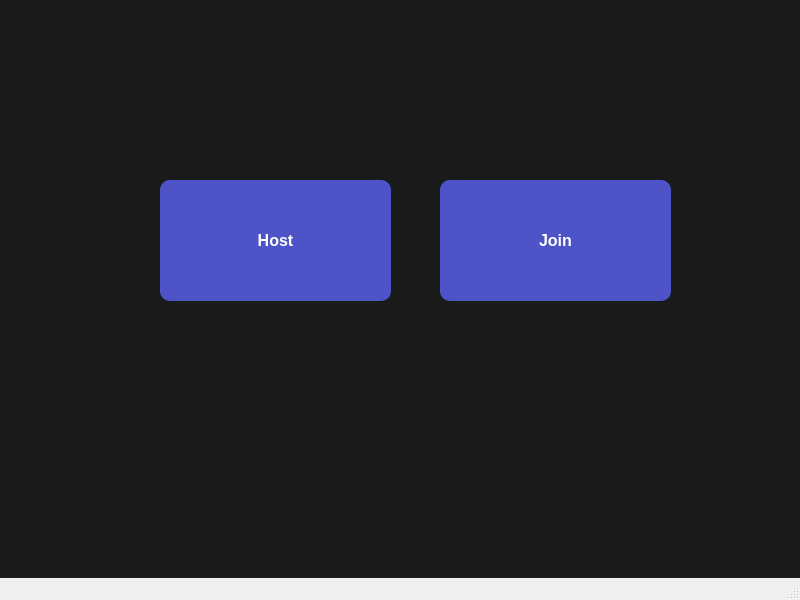
<?xml version="1.0" encoding="UTF-8"?>
<ui version="4.0">
 <class>MainWindow</class>
 <widget class="QMainWindow" name="MainWindow">
  <property name="geometry">
   <rect>
    <x>0</x>
    <y>0</y>
    <width>800</width>
    <height>600</height>
   </rect>
  </property>
  <property name="windowTitle">
   <string>MainWindow</string>
  </property>
  <widget class="QWidget" name="centralwidget">
   <property name="styleSheet">
    <string notr="true">QWidget#centralwidget {
    /*background-image: url(:/images/bg_main.jpg); */
    background-position: center;
    background-repeat: no-repeat;
    background-color: #1a1a1a;
}

QLabel {
    color: #f0f0f0;
    font-size: 11pt;
    font-family: &quot;Segoe UI&quot;, &quot;Arial&quot;;
}

QLineEdit {
    background-color: rgba(255, 255, 255, 0.85);
    color: #000;
    font-size: 10pt;
    padding: 5px;
    border: 1px solid #aaa;
    border-radius: 5px;
}

QPushButton {
    background-color: #4e54c8;
    background-image: linear-gradient(315deg, #4e54c8 0%, #8f94fb 74%);
    color: white;
    border-radius: 10px;
    font-size: 12pt;
    padding: 8px 16px;
    font-weight: bold;
    border: none;
}

QPushButton:hover {
    background-color: #6a6ff0;
}

QPushButton:pressed {
    background-color: #3e42a8;
}

QTableWidget {
    background-color: rgba(255, 255, 255, 0.9);
    alternate-background-color: #f2f2f2;
    gridline-color: #ccc;
    font-size: 9pt;
    color: #000;
    border-radius: 6px;
}
</string>
   </property>
   <widget class="QPushButton" name="PushButton_Host">
    <property name="geometry">
     <rect>
      <x>160</x>
      <y>180</y>
      <width>231</width>
      <height>121</height>
     </rect>
    </property>
    <property name="font">
     <font>
      <family>Arial</family>
      <pointsize>12</pointsize>
      <bold>true</bold>
     </font>
    </property>
    <property name="text">
     <string>Host</string>
    </property>
   </widget>
   <widget class="QPushButton" name="PushButton_Join">
    <property name="geometry">
     <rect>
      <x>440</x>
      <y>180</y>
      <width>231</width>
      <height>121</height>
     </rect>
    </property>
    <property name="font">
     <font>
      <family>Arial</family>
      <pointsize>12</pointsize>
      <bold>true</bold>
     </font>
    </property>
    <property name="text">
     <string>Join</string>
    </property>
   </widget>
  </widget>
  <widget class="QStatusBar" name="statusbar"/>
  <widget class="QMenuBar" name="menubar">
   <property name="geometry">
    <rect>
     <x>0</x>
     <y>0</y>
     <width>800</width>
     <height>21</height>
    </rect>
   </property>
  </widget>
 </widget>
 <resources/>
 <connections/>
</ui>
